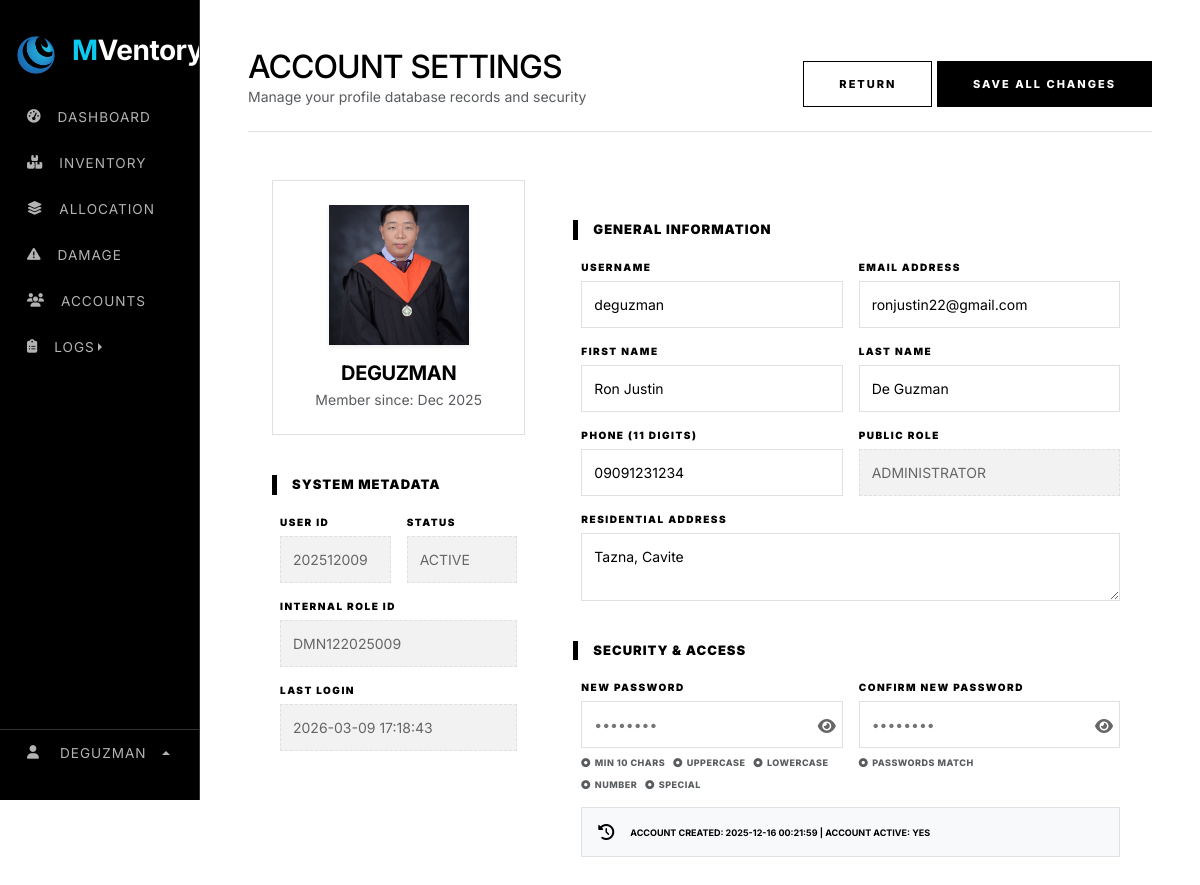
The page /web_content/edit_profile.php (signed in) on the database as committed earlier.
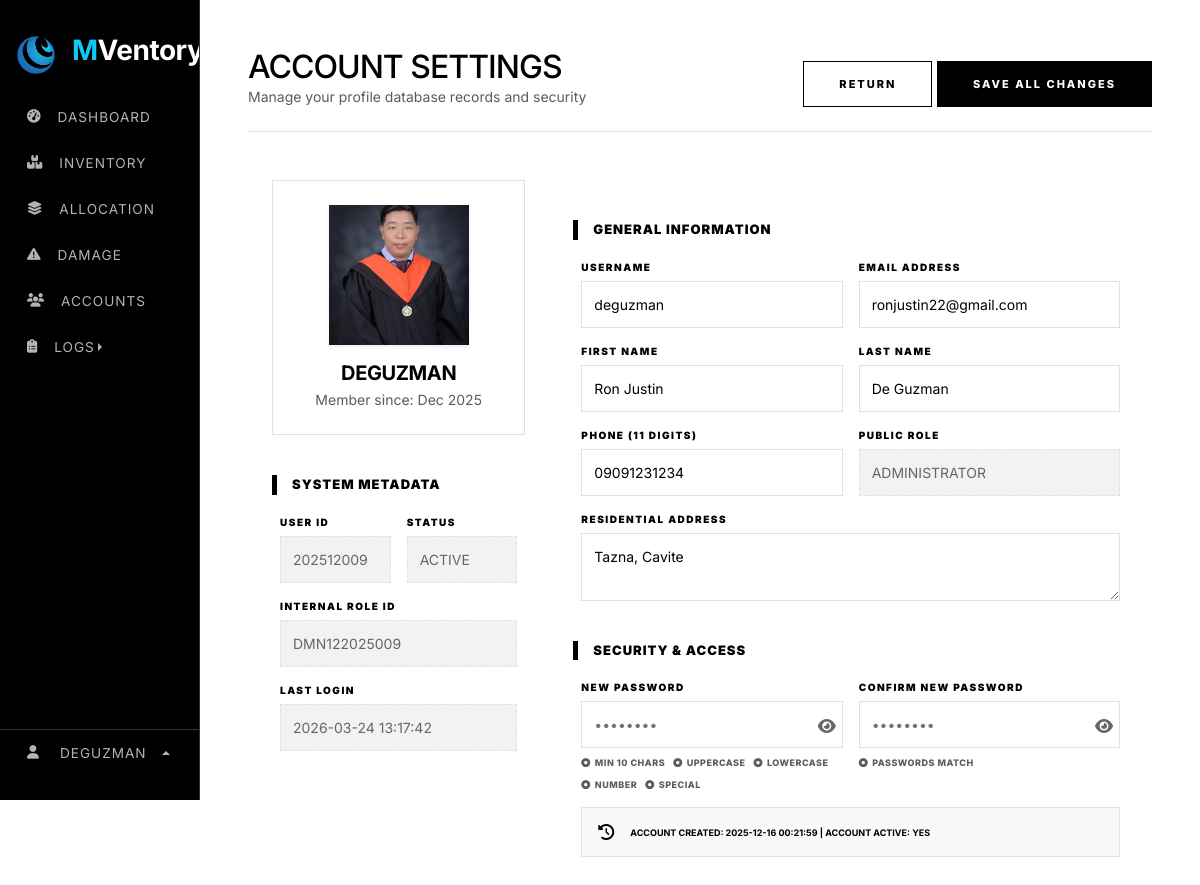
The same page on the database as committed later.
### tables this page shows
CREATE TABLE `users` (
  `user_id` int(11) NOT NULL AUTO_INCREMENT,
  `role_id` varchar(15) NOT NULL,
  `username` varchar(9999) NOT NULL,
  `first_name` varchar(100) NOT NULL,
  `last_name` varchar(100) NOT NULL,
  `phone` varchar(11) NOT NULL,
  `address` varchar(500) DEFAULT NULL,
  `role` varchar(30) NOT NULL,
  `status` varchar(20) NOT NULL DEFAULT 'active',
  `email` varchar(150) NOT NULL,
  `password` varchar(255) NOT NULL,
  `profile_image` varchar(999) NOT NULL,
  `is_active` tinyint(1) DEFAULT 1,
  `is_login` tinyint(1) NOT NULL,
  `last_login` datetime DEFAULT NULL,
  `created_at` timestamp NOT NULL DEFAULT current_timestamp(),
  `deleted_at` timestamp NULL DEFAULT NULL,
  `last_activity` datetime DEFAULT current_timestamp(),
  PRIMARY KEY (`user_id`),
  UNIQUE KEY `email` (`email`)
);

### fetch/fetch_edit_account.php (called while the page is built, shortened)
<?php
    $user_id = $_SESSION['user_id'];
    $user_query = "SELECT * FROM users WHERE user_id = $user_id";
    $user_result = $conn->query($user_query);
    $user_data = $user_result->fetch_assoc();
    if ($user_data) {
        $date_part = date("Ym", strtotime($user_data['created_at']));
        $padded_id = str_pad($user_data['user_id'], 3, "0", STR_PAD_LEFT);
        $display_user_id = $date_part . $padded_id;
    } else {
        $display_user_id = "N/A";
    }
?>

### web_content/edit_profile.php (the view, shortened to what the changed rows need)
<?php
    include "../render/connection.php";
    include "../src/cdn/cdn_links.php";
    include "../fetch/fetch_edit_account.php";
?>
<!doctype html>
<html lang="en">
<head>
    <link rel="stylesheet" href="../src/style/main_style.css">
</head>
<body>
    <div class="row g-0">
            <?php include "../nav/sidebar_nav.php"; ?>
        <div class="col">
            <div class="main-content p-5">
                <form method="POST" action="" enctype="multipart/form-data">
                    <div class="d-flex justify-content-between align-items-end mb-5 border-bottom pb-4">
                        <div>
                            <h1 class="fw-black m-0" style="font-size: 2rem; letter-spacing: -1px;">ACCOUNT SETTINGS</h1>
                        </div>
                    </div>
                    <div class="row g-5">
                        <div class="col-md-4">
                            <div class="profile-card p-4 text-center">
                                <div class="image-overlay-container shadow-sm mb-3" onclick="document.getElementById('file-upload').click();">
                                    <?php if(!empty($user_data['profile_image'])): ?>
                                        <img src="<?= $user_data['profile_image'] ?>" id="profile-display">
                                    <?php endif; ?>
                                </div>
                                <h5 class="fw-bold mb-1 mt-3"><?= strtoupper($user_data['username']) ?></h5>
                                <p class="text-muted small mb-0">Member since: <?= date('M Y', strtotime($user_data['created_at'])) ?></p>
                            </div>
                            <div class="row g-3">
                                <div class="col-6">
                                    <label class="form-label-mono">User ID</label>
                                    <input type="text" class="input-mono input-readonly" value="<?= $display_user_id ?>" readonly>
                                </div>
                                <div class="col-6">
                                    <label class="form-label-mono">Status</label>
                                    <input type="text" class="input-mono input-readonly" value="<?= strtoupper($user_data['status']) ?>" readonly>
                                </div>
                                <div class="col-12">
                                    <label class="form-label-mono">Internal Role ID</label>
                                    <input type="text" class="input-mono input-readonly" value="<?= $user_data['role_id'] ?>" readonly>
                                </div>
                                <div class="col-12">
                                    <label class="form-label-mono">Last Login</label>
                                    <input type="text" class="input-mono input-readonly" value="<?= $user_data['last_login'] ?? 'NEVER' ?>" readonly>
                                </div>
                            </div>
                        </div>
                        <div class="col-md-8">
                            <div class="row g-3">
                                <div class="col-md-6">
                                    <label class="form-label-mono">Username</label>
                                    <input type="text" name="username" class="input-mono" value="<?= htmlspecialchars($user_data['username']) ?>" required>
                                </div>
                                <div class="col-md-6">
                                    <label class="form-label-mono">Email Address</label>
                                    <input type="email" name="email" class="input-mono" value="<?= htmlspecialchars($user_data['email']) ?>" required>
                                </div>
                                <div class="col-md-6">
                                    <label class="form-label-mono">First Name</label>
                                    <input type="text" name="first_name" class="input-mono" value="<?= htmlspecialchars($user_data['first_name']) ?>" required>
                                </div>
                                <div class="col-md-6">
                                    <label class="form-label-mono">Last Name</label>
                                    <input type="text" name="last_name" class="input-mono" value="<?= htmlspecialchars($user_data['last_name']) ?>" required>
                                </div>
                                <div class="col-md-6">
                                    <label class="form-label-mono">Phone (11 Digits)</label>
                                    <input type="text" name="phone" class="input-mono" value="<?= htmlspecialchars($user_data['phone']) ?>" maxlength="11">
                                </div>
                                <div class="col-md-6">
                                    <label class="form-label-mono">Public Role</label>
                                    <input type="text" class="input-mono input-readonly" value="<?= strtoupper($user_data['role']) ?>" readonly>
                                </div>
                                <div class="col-12">
                                    <label class="form-label-mono">Residential Address</label>
                                    <textarea name="address" class="input-mono" rows="2"><?= htmlspecialchars($user_data['address']) ?></textarea>
                                </div>
                            </div>
                            <div class="row g-3">
                                <div class="col-12">
                                    <div class="p-3 border bg-light d-flex align-items-center">
                                        <i class="fa-solid fa-clock-rotate-left me-3"></i>
                                        <p class="m-0 small fw-bold text-uppercase" style="font-size: 9px;">
                                            Account Created: <?= $user_data['created_at'] ?> |
                                            Account Active: <?= $user_data['is_active'] ? 'YES' : 'NO' ?>
                                        </p>
                                    </div>
                                </div>
                            </div>
                        </div>
                    </div>
                </form>
            </div>
        </div>
    </div>
</body>
</html>

Rows that differ between the two databases and show on the page:
changed users "DEGUZMAN": last_login "2026-03-09 17:18:43" → "2026-03-24 13:17:42"
